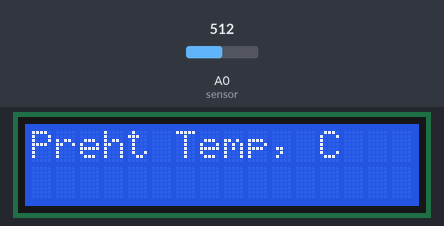
A sketch run on a simulated Arduino Uno, built with avr-gcc and run on an emulated ATmega328P. Shown: 16×2 character LCD. The test bench sets the inputs (shaded band); at power-on: A0 (sensor) = 512.

Above: at 0.16 s.
At 0.9 s:
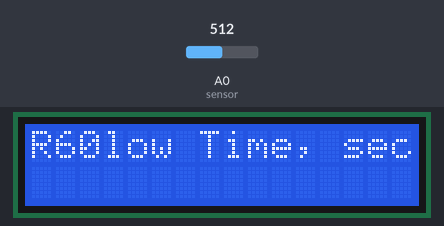

The sketch:

Reflow_input.ino
```cpp
#include <LiquidCrystal.h>
LiquidCrystal lcd(8,9,4,5,6,7);
int lcd_key = 0;
int adc_key_in = 0;
#define btnRIGHT 0
#define btnUP 1
#define btnDOWN 2
#define btnLEFT 3
#define btnSELECT 4
#define btnNONE 5
#define V1 80
#define V2 230
#define V3 350
#define V4 500
#define V5 800

int cTemp = 0;
int moveon = 0;
int preheattemp;
int reflowtemp;
int temp=150;


// read the buttons function
int read_LCD_buttons()
{
  adc_key_in = analogRead(A0); // read the value from the sensor
  // my buttons when read are centered around these values: 80, 230, 350, 500, 800
  if (adc_key_in < V1 ) return btnRIGHT;
  if (adc_key_in < V2 && adc_key_in > V1) return btnUP;
  if (adc_key_in < V3 && adc_key_in > V2) return btnDOWN;
  if (adc_key_in < V4 && adc_key_in > V3) return btnLEFT;
  if (adc_key_in < V5 && adc_key_in > V4) return btnSELECT;
  if (adc_key_in > V5 ) return btnNONE;
  return btnNONE; // when all others fail, return this...
}

//Function that reads the current input temperature
/*
int CurrentTemp()
 {
 lcd.clear();
 cTemp = analogRead(A1);
 lcd.setCursor(0,0);
 lcd.print("Curr Temp: ");
 lcd.setCursor(11,0);
 lcd.print(cTemp);
 delay(500);                                      //This represents refresh rate. This can be increased if necessary
 }


 //Function that displays the set temperature chosen in the above function
 int SetTempDisp()
 {
 lcd.setCursor(0,1);
 lcd.print("Set Temp:");
 lcd.setCursor(10,1);
 lcd.print(temp);
 delay(500);
 }
 */

//Code that illustrates the functionality of our functions. Look, it is very modular! All we had to do was call the functions we already made. We are beating the "noob" status!
void setup()
{
  lcd.begin(16,2);
}
void loop()

{
  if (moveon == 0){
    lcd.setCursor(0,0);
    lcd.print("Preht Temp, C");
    Enter_Temp();
    preheattemp = temp;
    delay(200);
  }

  if (moveon == 1)
  {
    lcd.setCursor(0,0);
    lcd.print("Reflow Tem, C");
    Enter_Temp();
    reflowtemp = temp;
    delay(200);
  }


  if (moveon == 2)
  {
    lcd.clear();
    moveon = moveon + 1;
    delay(200);
  }


  if (moveon == 3){
    lcd.setCursor(0,0);
    lcd.print("Soak Time, sec");
    Enter_Time();
    delay(200);
  }

  if (moveon == 4){
    lcd.setCursor(0,0);
    lcd.print("Reflow Time, sec");
    Enter_Time();
  }


}
```

Enter_Temp.ino
```cpp
// Function that allows the user to pick a set temperature
int maxtemp;
int mintemp;

int Enter_Temp()
{
  lcd_key=read_LCD_buttons();

  if (moveon == 0){
    maxtemp = 160;
    mintemp = 140;
  }
  if (moveon == 1){
    maxtemp = 250;
    mintemp = 218;
  }

  if (temp < mintemp){
    lcd.setCursor(8,1);
    lcd.print("too low");
  }
  if (temp > maxtemp){
    lcd.setCursor(8,1);
    lcd.print("too high");
  }

  if (mintemp <= temp && temp <= maxtemp){
    lcd.setCursor(8,1);
    lcd.print("        ");
  }

  switch(lcd_key){


  case btnSELECT:
    {
      moveon = moveon+1;              //If moveon in the void loop is 1 then allow the user to select the set temperature
   //   lcd.setCursor(1,0);
    //  lcd.print(temp);
      break;
    }

  case btnUP:                          //Move temperature up by one
    {
      temp = temp+1;
      normalize_number(temp);
      delay(200);
      break;
    }
  case btnDOWN:                          //Move temperature down by one
    {
      temp = temp-1;
      normalize_number(temp);
      delay(200);
      break;
    }
  case btnRIGHT:                          //Move temperature up by 10
    {
      temp = temp+10;
      normalize_number(temp);
      delay(200);
      break;
    }
  case btnLEFT:                          //Move temperature down by 10
    {
      temp = temp-10;
      normalize_number(temp);
      delay(200);
      break;
    }
  }
  return temp;
  return moveon;
}
```

Enter_Time.ino
```cpp
int maxtime;
int mintime;
int time = 60;

int Enter_Time()
{
  lcd_key=read_LCD_buttons();
    if (moveon == 3){
       maxtime = 120;
       mintime = 60;
    }
    if (moveon == 4){
        maxtime = 75;
        mintime = 45;
    }

  if (time < mintime){
    lcd.setCursor(8,1);
    lcd.print("inc time");
  }
  if (time > maxtime){
    lcd.setCursor(8,1);
    lcd.print("dec time");
  }

  if (mintime <= time && time <= maxtime){
    lcd.setCursor(8,1);
    lcd.print("        ");
  }

  switch(lcd_key)
  {

  case btnSELECT:
    {
      moveon = moveon+1;              // Allow the user to select the set time
      lcd.setCursor(1,0);
      lcd.print(time);
      break;
    }

  case btnUP:                          //Move time up by one
    {
      time = time+1;
      normalize_number(time);
      delay(200);
      break;
    }
  case btnDOWN:                          //Move time down by one
    {
      time = time-1;
      if (time < mintime)
      normalize_number(time);
      delay(200);
      break;
    }
  case btnRIGHT:                          //Move time up by 10
    {
      time = time+10;
      normalize_number(time);
      delay(200);
      break;
    }
  case btnLEFT:                          //Move time down by 10
    {
      time = time-10;
      normalize_number(time);
      delay(200);
      break;
    }
  }
  return time;
  return moveon;
}
```

TempString.ino
```cpp
int normalize_number(int number)
{
  if (number >= 10 && number < 100){
    lcd.setCursor(0,1);
    lcd.print(" ");
    lcd.print(number);
  }

  if (number >= 100 && number < 1000){
    lcd.setCursor(0,1);
    lcd.print(number);

  }

}
```
